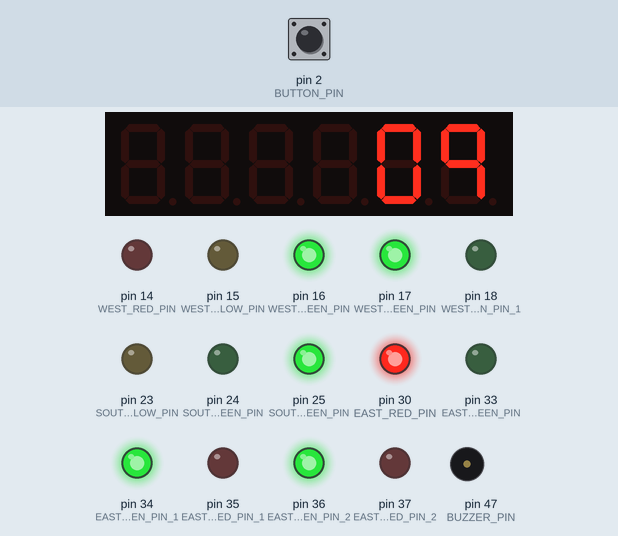
Simulated run of this sketch. Board: Arduino Mega 2560, built with avr-gcc and run on an emulated ATmega2560. Parts: 6-digit seven-segment display, output pins drawn as LEDs (lit = HIGH), buzzer (waves = sounding). Wiring (inferred from the names in the program): 6-digit 7-segment display, segments lit when HIGH: segments A8, A9, A10, A11, A12, A13, A14, A15; digit selects A5, A4, A3, A2, A1, A0. The inputs (shaded band) are chosen by the test bench; at power-on: pin 2 (BUTTON_PIN) HIGH. The segment pins are drawn as the display they are named for; pins used as bus, display or sensor lines are not drawn; what the sketch prints to the serial monitor is not drawn.

Above: at 3.6 s.
3.7 s: pin 2 (BUTTON_PIN) pulled LOW for 0.15 s
At 5.8 s:
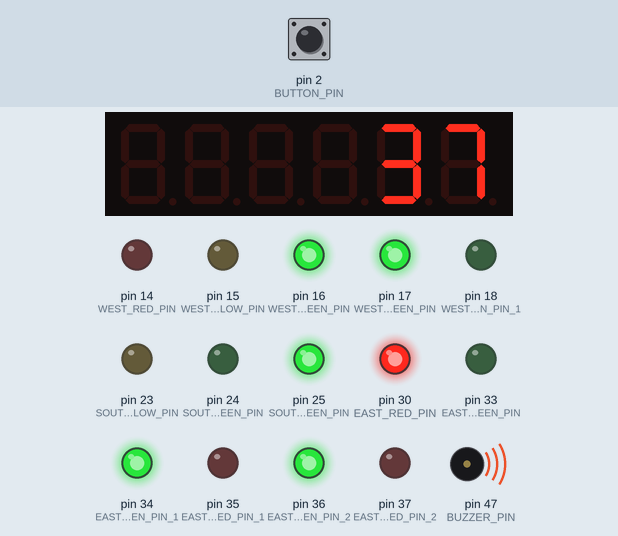
At 44.6 s:
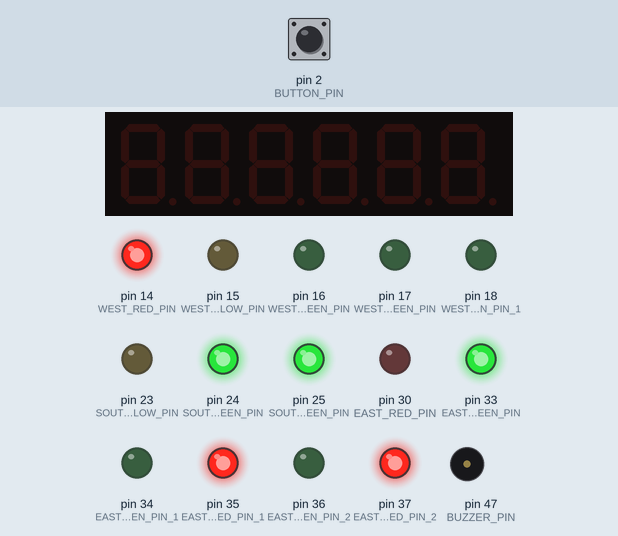
Timing chart, 0 to 45.5 s (numbered marks = the images above; inputs shaded):
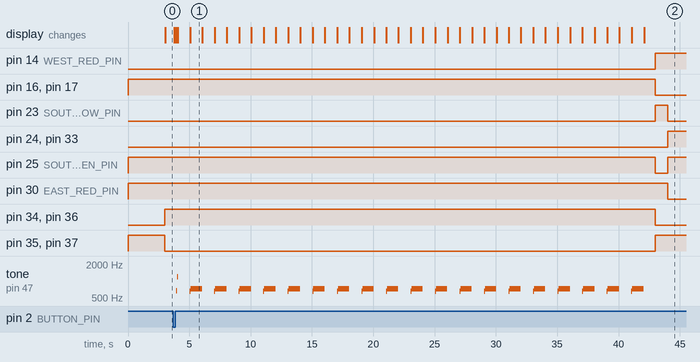

The sketch:

trafficSignalController.ino
```cpp
// extended from TrafficSignalControl.ino

// 각 팀원별 구현 파트 세분화
#include "Button.h"
#include "Seg7.h"
#include "Buzzer.h"

// 방향 정의
#define WEST    0
#define SOUTH   1
#define EAST    2
#define NORTH   3

// Traffic signal
#define RED_LIGHT         0x01
#define YELLOW_LIGHT      0x02
#define LEFT_GREEN_LIGHT  0x04
#define GREEN_LIGHT       0x08
#define WALK_GREEN_LIGHT  0x50
#define WALK_RED_LIGHT    0xA0

// LED 핀 정의 (서쪽 방향)
#define WEST_RED_PIN          14
#define WEST_YELLOW_PIN       15
#define WEST_LEFT_GREEN_PIN   16
#define WEST_GREEN_PIN        17
#define WEST_WALK_GREEN_PIN_1 18
#define WEST_WALK_RED_PIN_1   19
#define WEST_WALK_GREEN_PIN_2 20
#define WEST_WALK_RED_PIN_2   21

// LED 핀 정의 (남쪽 방향)
#define SOUTH_RED_PIN          22
#define SOUTH_YELLOW_PIN       23
#define SOUTH_LEFT_GREEN_PIN   24
#define SOUTH_GREEN_PIN        25
#define SOUTH_WALK_GREEN_PIN_1 26
#define SOUTH_WALK_RED_PIN_1   27
#define SOUTH_WALK_GREEN_PIN_2 28
#define SOUTH_WALK_RED_PIN_2   29

// LED 핀 정의 (동쪽 방향)
#define EAST_RED_PIN          30
#define EAST_YELLOW_PIN       31
#define EAST_LEFT_GREEN_PIN   32
#define EAST_GREEN_PIN        33
#define EAST_WALK_GREEN_PIN_1 34
#define EAST_WALK_RED_PIN_1   35
#define EAST_WALK_GREEN_PIN_2 36
#define EAST_WALK_RED_PIN_2   37

// LED 핀 정의 (북쪽 방향)
#define NORTH_RED_PIN          38
#define NORTH_YELLOW_PIN       39
#define NORTH_LEFT_GREEN_PIN   40
#define NORTH_GREEN_PIN        41
#define NORTH_WALK_GREEN_PIN_1 42
#define NORTH_WALK_RED_PIN_1   43
#define NORTH_WALK_GREEN_PIN_2 44
#define NORTH_WALK_RED_PIN_2   45

// 전역 변수 정의
unsigned char g_ucLED_west_data = RED_LIGHT | WALK_RED_LIGHT;
unsigned char g_ucLED_south_data = RED_LIGHT | WALK_RED_LIGHT;
unsigned char g_ucLED_east_data = RED_LIGHT | WALK_RED_LIGHT;
unsigned char g_ucLED_north_data = RED_LIGHT | WALK_RED_LIGHT;
volatile unsigned int g_unActionCounter = 0;  // 1 second counter
unsigned int g_unSel_dir = 0;  // direction selection

const int g_nBaseTime = 10;     // 기본 신호등 시간
const int g_nExtendTime = 30;   // 버튼 입력 감지시 추가되는 기본 시간
volatile int g_nCurrentExtendTime = 0;  // 연장시간 계산용 함수


volatile boolean g_bExtendSignal = false;

// LED 초기화 함수
void LED_Init(void)
{
    // 서쪽 방향 LED 핀 설정
    pinMode(WEST_RED_PIN, OUTPUT);
    pinMode(WEST_YELLOW_PIN, OUTPUT);
    pinMode(WEST_LEFT_GREEN_PIN, OUTPUT);
    pinMode(WEST_GREEN_PIN, OUTPUT);
    pinMode(WEST_WALK_RED_PIN_1, OUTPUT);
    pinMode(WEST_WALK_GREEN_PIN_1, OUTPUT);
    pinMode(WEST_WALK_RED_PIN_2, OUTPUT);
    pinMode(WEST_WALK_GREEN_PIN_2, OUTPUT);
    // 남쪽 방향 LED 핀 설정
    pinMode(SOUTH_RED_PIN, OUTPUT);
    pinMode(SOUTH_YELLOW_PIN, OUTPUT);
    pinMode(SOUTH_LEFT_GREEN_PIN, OUTPUT);
    pinMode(SOUTH_GREEN_PIN, OUTPUT);
    pinMode(SOUTH_WALK_RED_PIN_1, OUTPUT);
    pinMode(SOUTH_WALK_GREEN_PIN_1, OUTPUT);
    pinMode(SOUTH_WALK_RED_PIN_2, OUTPUT);
    pinMode(SOUTH_WALK_GREEN_PIN_2, OUTPUT);

    // 동쪽 방향 LED 핀 설정
    pinMode(EAST_RED_PIN, OUTPUT);
    pinMode(EAST_YELLOW_PIN, OUTPUT);
    pinMode(EAST_LEFT_GREEN_PIN, OUTPUT);
    pinMode(EAST_GREEN_PIN, OUTPUT);
    pinMode(EAST_WALK_RED_PIN_1, OUTPUT);
    pinMode(EAST_WALK_GREEN_PIN_1, OUTPUT);
    pinMode(EAST_WALK_RED_PIN_2, OUTPUT);
    pinMode(EAST_WALK_GREEN_PIN_2, OUTPUT);

    // 북쪽 방향 LED 핀 설정
    pinMode(NORTH_RED_PIN, OUTPUT);
    pinMode(NORTH_YELLOW_PIN, OUTPUT);
    pinMode(NORTH_LEFT_GREEN_PIN, OUTPUT);
    pinMode(NORTH_GREEN_PIN, OUTPUT);
    pinMode(NORTH_WALK_RED_PIN_1, OUTPUT);
    pinMode(NORTH_WALK_GREEN_PIN_1, OUTPUT);
    pinMode(NORTH_WALK_RED_PIN_2, OUTPUT);
    pinMode(NORTH_WALK_GREEN_PIN_2, OUTPUT);

    // 초기 LED 상태 설정
    displayLED();
}

// 타이머 초기화 함수 - 타이머1 사용
void Timer_Init(void)
{
    // 타이머1 설정 (Timer0 대신 Timer1 사용)
    noInterrupts(); // 인터럽트 비활성화

    // 타이머1 초기화
    TCCR1A = 0;
    TCCR1B = 0;
    TCNT1 = 0;

    // 비교 일치 값 설정 (1초마다 인터럽트)
    OCR1A = 15624; // 16MHz / (1024 * 15625) = 1Hz

    // CTC 모드 및 1024 프리스케일러 설정
    TCCR1B |= (1 << WGM12);
    TCCR1B |= (1 << CS12) | (1 << CS10);

    // 타이머1 비교 일치 인터럽트 활성화
    TIMSK1 |= (1 << OCIE1A);

    interrupts(); // 인터럽트 활성화
}

// LED 표시 함수
void displayLED(void)
{
    // 서쪽 방향 LED 표시
    digitalWrite(WEST_RED_PIN, (g_ucLED_west_data & RED_LIGHT) ? HIGH : LOW);
    digitalWrite(WEST_YELLOW_PIN, (g_ucLED_west_data & YELLOW_LIGHT) ? HIGH : LOW);
    digitalWrite(WEST_LEFT_GREEN_PIN, (g_ucLED_west_data & LEFT_GREEN_LIGHT) ? HIGH : LOW);
    digitalWrite(WEST_GREEN_PIN, (g_ucLED_west_data & GREEN_LIGHT) ? HIGH : LOW);
    digitalWrite(WEST_WALK_RED_PIN_1, (g_ucLED_west_data & WALK_RED_LIGHT) ? HIGH : LOW);
    digitalWrite(WEST_WALK_GREEN_PIN_1, (g_ucLED_west_data & WALK_GREEN_LIGHT) ? HIGH : LOW);
    digitalWrite(WEST_WALK_RED_PIN_2, (g_ucLED_west_data & WALK_RED_LIGHT) ? HIGH : LOW);
    digitalWrite(WEST_WALK_GREEN_PIN_2, (g_ucLED_west_data & WALK_GREEN_LIGHT) ? HIGH : LOW);

    // 남쪽 방향 LED 표시
    digitalWrite(SOUTH_RED_PIN, (g_ucLED_south_data & RED_LIGHT) ? HIGH : LOW);
    digitalWrite(SOUTH_YELLOW_PIN, (g_ucLED_south_data & YELLOW_LIGHT) ? HIGH : LOW);
    digitalWrite(SOUTH_LEFT_GREEN_PIN, (g_ucLED_south_data & LEFT_GREEN_LIGHT) ? HIGH : LOW);
    digitalWrite(SOUTH_GREEN_PIN, (g_ucLED_south_data & GREEN_LIGHT) ? HIGH : LOW);
    digitalWrite(SOUTH_WALK_RED_PIN_1, (g_ucLED_south_data & WALK_RED_LIGHT) ? HIGH : LOW);
    digitalWrite(SOUTH_WALK_GREEN_PIN_1, (g_ucLED_south_data & WALK_GREEN_LIGHT) ? HIGH : LOW);
    digitalWrite(SOUTH_WALK_RED_PIN_2, (g_ucLED_south_data & WALK_RED_LIGHT) ? HIGH : LOW);
    digitalWrite(SOUTH_WALK_GREEN_PIN_2, (g_ucLED_south_data & WALK_GREEN_LIGHT) ? HIGH : LOW);

    // 동쪽 방향 LED 표시
    digitalWrite(EAST_RED_PIN, (g_ucLED_east_data & RED_LIGHT) ? HIGH : LOW);
    digitalWrite(EAST_YELLOW_PIN, (g_ucLED_east_data & YELLOW_LIGHT) ? HIGH : LOW);
    digitalWrite(EAST_LEFT_GREEN_PIN, (g_ucLED_east_data & LEFT_GREEN_LIGHT) ? HIGH : LOW);
    digitalWrite(EAST_GREEN_PIN, (g_ucLED_east_data & GREEN_LIGHT) ? HIGH : LOW);
    digitalWrite(EAST_WALK_RED_PIN_1, (g_ucLED_east_data & WALK_RED_LIGHT) ? HIGH : LOW);
    digitalWrite(EAST_WALK_GREEN_PIN_1, (g_ucLED_east_data & WALK_GREEN_LIGHT) ? HIGH : LOW);
    digitalWrite(EAST_WALK_RED_PIN_2, (g_ucLED_east_data & WALK_RED_LIGHT) ? HIGH : LOW);
    digitalWrite(EAST_WALK_GREEN_PIN_2, (g_ucLED_east_data & WALK_GREEN_LIGHT) ? HIGH : LOW);

    // 북쪽 방향 LED 표시
    digitalWrite(NORTH_RED_PIN, (g_ucLED_north_data & RED_LIGHT) ? HIGH : LOW);
    digitalWrite(NORTH_YELLOW_PIN, (g_ucLED_north_data & YELLOW_LIGHT) ? HIGH : LOW);
    digitalWrite(NORTH_LEFT_GREEN_PIN, (g_ucLED_north_data & LEFT_GREEN_LIGHT) ? HIGH : LOW);
    digitalWrite(NORTH_GREEN_PIN, (g_ucLED_north_data & GREEN_LIGHT) ? HIGH : LOW);
    digitalWrite(NORTH_WALK_RED_PIN_1, (g_ucLED_north_data & WALK_RED_LIGHT) ? HIGH : LOW);
    digitalWrite(NORTH_WALK_GREEN_PIN_1, (g_ucLED_north_data & WALK_GREEN_LIGHT) ? HIGH : LOW);
    digitalWrite(NORTH_WALK_RED_PIN_2, (g_ucLED_north_data & WALK_RED_LIGHT) ? HIGH : LOW);
    digitalWrite(NORTH_WALK_GREEN_PIN_2, (g_ucLED_north_data & WALK_GREEN_LIGHT) ? HIGH : LOW);
}
// 방향 선택 함수
void selectDirection(unsigned char sel_dir, unsigned char data)
{
    switch (sel_dir)
    {
        case WEST:
            g_ucLED_west_data = data;
            break;
        case SOUTH:
            g_ucLED_south_data = data;
            break;
        case EAST:
            g_ucLED_east_data = data;
            break;
        case NORTH:
            g_ucLED_north_data = data;
            break;
        default:
            break;
    }
}

// 방향 변경 함수
void changeDirection(unsigned char sel_dir){

    int extendTime = 0;
    int totalTime = g_nBaseTime;

    bool isGreenSignal = (sel_dir == WEST && (g_ucLED_west_data & GREEN_LIGHT)) ||
                         (sel_dir == SOUTH && (g_ucLED_south_data & GREEN_LIGHT)) ||
                         (sel_dir == EAST && (g_ucLED_east_data & GREEN_LIGHT)) ||
                         (sel_dir == NORTH && (g_ucLED_north_data & GREEN_LIGHT));

    if(g_bExtendSignal && g_nCurrentExtendTime == 0 && isGreenSignal){
        g_nCurrentExtendTime = g_nExtendTime;
        g_bExtendSignal = false;
        buzzerClick();  // 시간 연장되었을 때 피드백 추가
        Serial.print("시간 연장! 추가시간: ");
        Serial.println(extendTime);
    }

    // 기존 트래픽 문제가 생기던 문제 수정
    if (g_unActionCounter == 1)
    {
        selectDirection(sel_dir, GREEN_LIGHT | LEFT_GREEN_LIGHT | WALK_RED_LIGHT);
        // 모든 보행자 신호 붉은색
        selectDirection((sel_dir+3)%4, RED_LIGHT | WALK_RED_LIGHT);
        selectDirection((sel_dir+2)%4, RED_LIGHT | WALK_RED_LIGHT);
        selectDirection((sel_dir+1)%4, GREEN_LIGHT | WALK_RED_LIGHT);

        g_nCurrentExtendTime = extendTime;
    }
    // 2초 안전시간 뒤 반대편 보행자 신호 초록으로 변경
    if(g_unActionCounter == 3){
        selectDirection((sel_dir+2)%4, RED_LIGHT | WALK_GREEN_LIGHT);
        buzzerChangeSignal();
    }
    // 7세그먼트 표기 함수에 넘길 시간 raw
    totalTime += g_nCurrentExtendTime;

    // 3초 ~ 토탈 시간 + 2초까지
    if (g_unActionCounter >= 3 && g_unActionCounter <= totalTime + 2) {
        int remainTime = totalTime + 3 - g_unActionCounter;

        if(remainTime >= 0) displayTime(remainTime);

        if (g_nCurrentExtendTime > 0 && g_unActionCounter % 2 == 0) buzzerWalkSignal();
    }

    if (g_unActionCounter == totalTime + 3) // 시간 추가를 고려한 조건 변경
    {
    selectDirection(sel_dir, YELLOW_LIGHT | WALK_RED_LIGHT);

    // 모든 보행자 신호를 빨간색으로 변경 + 초록 불 이던 신호등 노란색으로
    selectDirection((sel_dir+3)%4, RED_LIGHT | WALK_RED_LIGHT);
    selectDirection((sel_dir+2)%4, RED_LIGHT | WALK_RED_LIGHT);
    selectDirection((sel_dir+1)%4, YELLOW_LIGHT | WALK_RED_LIGHT);

    buzzerChangeSignal();
    }

    if (g_unActionCounter == totalTime + 4)
    {
        selectDirection(sel_dir, RED_LIGHT | WALK_RED_LIGHT); // 기준 신호등
        g_unSel_dir++;
        if (g_unSel_dir > 3)
            g_unSel_dir = 0;
        g_unActionCounter = 0;
        g_nCurrentExtendTime = 0;
    }
}

// 타이머1 비교 일치 인터럽트 서비스 루틴
ISR(TIMER1_COMPA_vect) {
  g_unActionCounter++;  // 1초마다 카운터 증가

  /*checkButton();
  if(g_bExtendSignal == true){
    buzzerClick();
  }
  */
}

void setup() {
  Serial.begin(9600);
  Serial.println("교통제어 + 보행 보조기능 시스템 동작 시작");

  // 각 모듈 초기화
  sevenSegmentInit();
  buttonInit();
  buzzerInit();

  LED_Init();
  Timer_Init();
}

void loop() {

  // 방향 변경 처리
  changeDirection(g_unSel_dir);

  // LED 표시 업데이트
  displayLED();
}
```

Button.h
```cpp
#ifndef BUTTON_H
#define BUTTON_H

#define BUTTON_PIN 2 // 버튼 pb 1

extern volatile boolean g_bExtendSignal;


void buttonISR() {
  static unsigned long last_time = 0;
  unsigned long now = millis();

  if (now - last_time > 500) {
    g_bExtendSignal = true;
    Serial.println("인터럽트 발생 - 신호 연장");
  }

  last_time = now;
}

// ▶ 버튼 핀 초기화 함수
void buttonInit() {
  pinMode(BUTTON_PIN, INPUT_PULLUP);
  attachInterrupt(digitalPinToInterrupt(BUTTON_PIN), buttonISR, FALLING);
}

void checkButton(){
  if (digitalRead(BUTTON_PIN) == LOW) {
    g_bExtendSignal = true;
    Serial.println("디버그용 : 버튼 인터럽트 발생 - 신호 연장");
  }
}

#endif
```

Buzzer.h
```cpp
#define BUZZER_PIN 47

// 부저 초기화
void buzzerInit(){
    pinMode(BUZZER_PIN, OUTPUT);
    digitalWrite(BUZZER_PIN, LOW);

}

// 버튼 눌림시 피드백 부저 소리
void buzzerClick(){
    digitalWrite(BUZZER_PIN, HIGH);
    delay(200);  // 0.2초간 울림으로 수정
    digitalWrite(BUZZER_PIN, LOW);
}

/*
// passive buzzer시
void buzzerClick() {
    tone(BUZZER_PIN, 1000, 100);
    delay(120);
   noTone(BUZZER_PIN);
}
*/

// 보행 보조용 부저 소리
void buzzerWalkSignal(){
    for(int i = 0; i < 3; ++i){
        digitalWrite(BUZZER_PIN, HIGH);
        digitalWrite(BUZZER_PIN, LOW);
    }
}

/*
// passive buzzer시
void buzzerWalkSignal() {
     // 짧게 두 번 삑삑 (800Hz, 80ms x 2)
     for (int i = 0; i < 2; i++) {
         tone(BUZZER_PIN, 800, 80);
         delay(100);
         noTone(BUZZER_PIN);
         delay(60); // 삑 사이 간격
     }
 }
*/


// 신호 변경시 부저 소리
void buzzerChangeSignal(){
    digitalWrite(BUZZER_PIN, HIGH);
    delay(1000);  // 1초간 울림
    digitalWrite(BUZZER_PIN, LOW);
}

/*
//passive buzzer 일때
void buzzerChangeSignal() {
     // 길게 삑 (1500Hz, 300ms)
     tone(BUZZER_PIN, 1500, 300);
     delay(320);
     noTone(BUZZER_PIN);
}*/
```

Seg7.h
```cpp
#ifndef SEG7_H
#define SEG7_H

// 7-세그먼트 핀 정의
static const byte seg7_sel[6] = {A5, A4, A3, A2, A1, A0}; // 선택 핀
static const byte seg7_dp[8] = {A8, A9, A10, A11, A12, A13, A14, A15}; // 데이터 핀

// 0~9, A~F 패턴
static const byte seg7_data[10] = {
    0x3F, 0x06, 0x5B, 0x4F, // 0, 1, 2, 3
    0x66, 0x6D, 0x7D, 0x07, // 4, 5, 6, 7
    0x7F, 0x67 // 8, 9
};

// 세븐 세그먼트 초기화. HIGH: 꺼짐, LOW: 켜짐
inline void sevenSegmentInit() {
    // seg7_sel을 출력 모드로 설정 (HIGH로 초기화)
    for (int i = 0; i < 6; i++) {
        pinMode(seg7_sel[i], OUTPUT);
        digitalWrite(seg7_sel[i], HIGH);
    }

    // seg7_dp를 출력 모드로 설정
    for (int i = 0; i < 8; i++) {
        pinMode(seg7_dp[i], OUTPUT);
    }
}

// 한 자리(pos)에 pattern를 표시하는 함수
inline void FndDisplay(int pos, byte pattern) {
    // 먼저 모든 자리 비활성화
    for (int i = 0; i < 6; i++) {
        digitalWrite(seg7_sel[i], HIGH);
    }
    // 선택된 자리만 LOW로 활성화
    digitalWrite(seg7_sel[pos], LOW);

    // 데이터 핀에 패턴 전송
    for (int bit = 0; bit < 8; bit++) {
        // digitalWrite(seg7_dp[bit], bitRead(pattern, bit));
        digitalWrite(seg7_dp[bit], (pattern >> bit) & 0x01);
    }
}

// 남은 시간을 오른쪽 두 자리에 표시
// time은 두 자리 정수로 가정
inline void displayTime(int time) {
    // digits[0]는 10의 자리, digits[1]은 1의 자리
    int digits[2] = { (time / 10) % 10, time % 10 };

    // 맨 오른쪽 두 자리 표시 (4, 5번 자리)
    for (int idx = 0; idx < 2; idx++) {
        FndDisplay(idx + 4, seg7_data[digits[idx]]);
        delayMicroseconds(1000); // 1ms 대기: 멀티플렉싱 안정화
    }

    // 나머지 자리(0~3)는 꺼짐
    for (int idx = 0; idx < 4; idx++) {
        FndDisplay(idx, 0x00);
        delayMicroseconds(500); // 0.5ms 대기
    }
}

#endif // SEG7_H
```

Measured:
- after the input at 3.7 s, pin 16 (WEST_LEFT_GREEN_PIN): HIGH → LOW after 39.3 s instead of 9.3 s; pin 18 (WEST_WALK_GREEN_PIN_1): stays LOW (without the input it goes to HIGH after 27.3 s)
- what the display in image 1 shows lasts 1.0 s, from 5.1 s to 6.1 s
